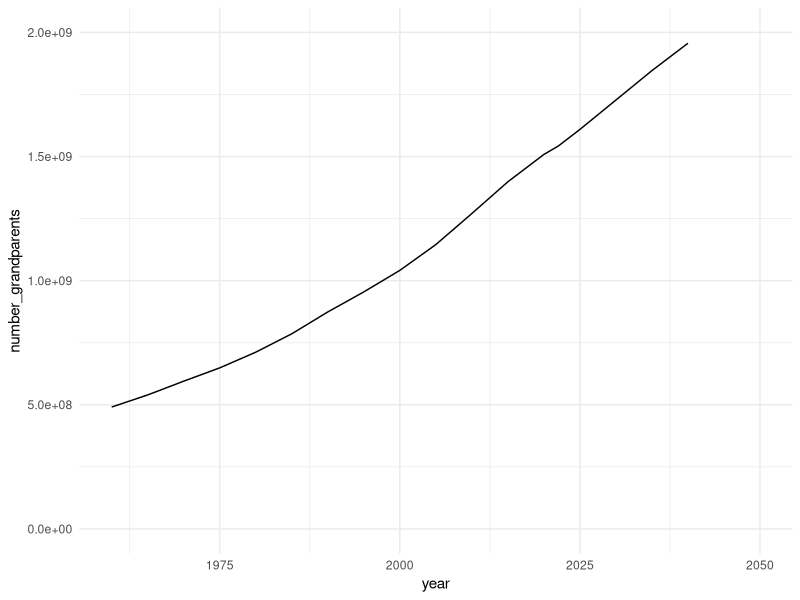
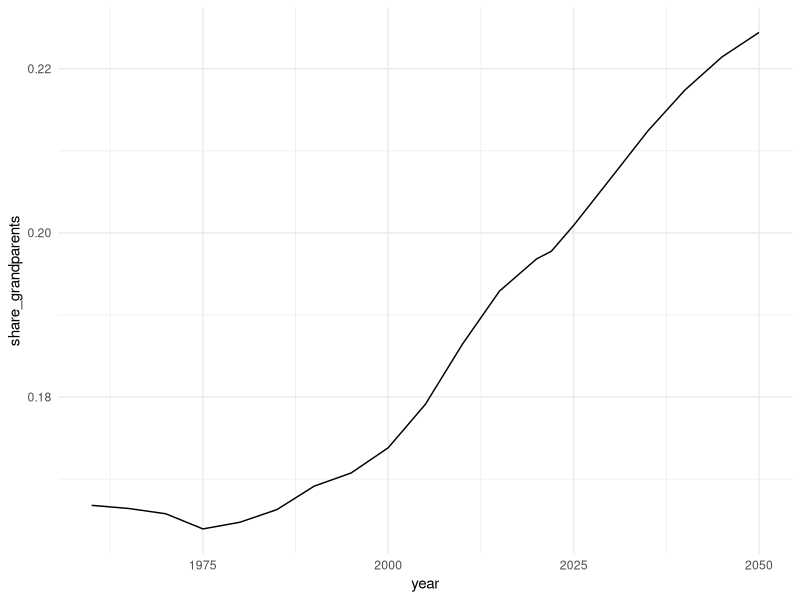

Write R code to recreate these figures, in order.
# This script analyses and presents the data collected visually

# Load packages and data
library(readr)
library(tidyverse)

world <- read_csv("Output/grandparents_world.csv")
ggplot(world, aes(x=year, y=number_grandparents))+geom_line()+ylim(c(0, 2e9))+theme_minimal()
ggplot(world, aes(x=year, y=share_grandparents))+geom_line()+theme_minimal()

# Get a few quotes for the text
country <- read_csv("Output/grandparents_by_country.csv")
country_22 <- country[country$year == '2022' & country$pop_un > 1000000, ]
head(country_22[order(country_22$share_grandparents), ])
tail(country_22[order(country_22$share_grandparents), ])
country_22_50 <- country[country$year %in% c(2022, 2050) & country$pop_un > 10000000, ]
country_22_50 <- country_22_50[order(country_22_50$year), ]
country_22_50$change <- ave(country_22_50$share_grandparents, country_22_50$iso3, FUN = function(x) x[2]-x[1])
country_22_50 <- country_22_50[!is.na(country_22_50$change), ]
country_22_50$change_prop <- country_22_50$change/country_22_50$share_grandparents
head(country_22_50[order(country_22_50$change), ])
tail(country_22_50[order(country_22_50$change), ])

# Quotes for text:
# "A typical grandparent in Senegal has TK grandchildren."
country[country$year == 2022 & country$iso3 == 'SEN', ]


# "A typical Mexican grandparent has only xx grandkids."

# " ."

